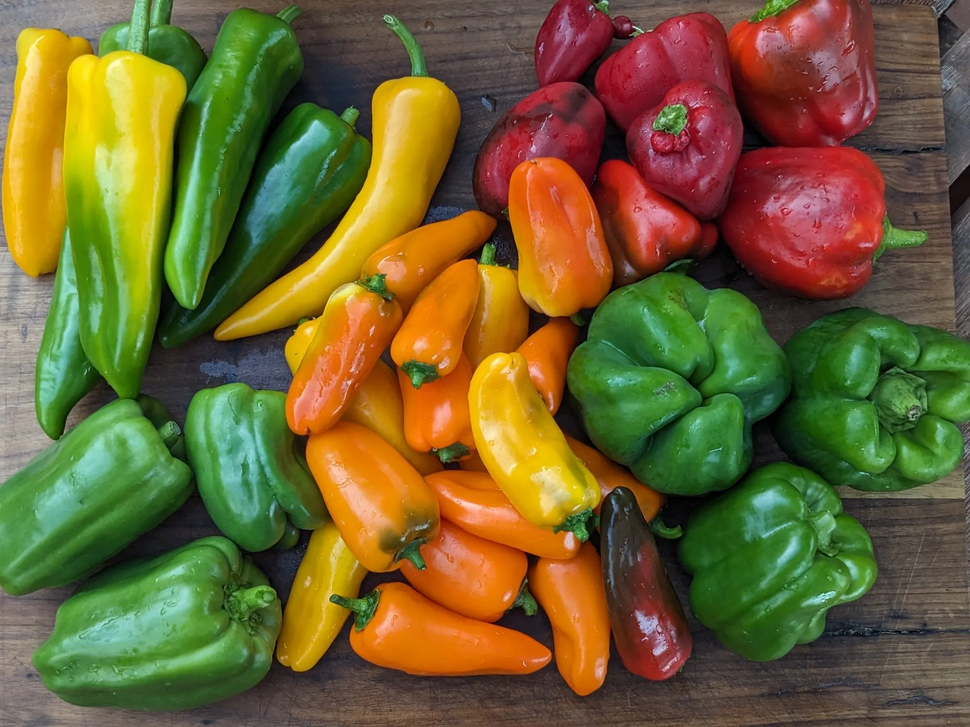
#> input picture minggu 5/peppers.png, 970 x 727 px, shrunk from 2000 x 1500 before the run
$ python 'Tugas minggu 5.py'
#> lines starting #> are read from the running program, lines starting #| are printed output that depends on the picture
import cv2
import numpy as np
import matplotlib.pyplot as plt
import time
from skimage.metrics import structural_similarity as ssim

print("Dibuat oleh Rangga Dharma Putra")
print("NIM 24343045")

def calculate_metrics(original, filtered):
    mse = np.mean((original.astype(float) - filtered.astype(float)) ** 2)

    if mse == 0:
        psnr = float('inf')
    else:
        psnr = 10 * np.log10((255 ** 2) / mse)

    ssim_value = ssim(original, filtered)

    return mse, psnr, ssim_value


def add_gaussian_noise(image):
    noise = np.random.normal(0, 25, image.shape)
    noisy = image + noise
    return np.clip(noisy, 0, 255).astype(np.uint8)


def add_salt_pepper_noise(image):
    noisy = image.copy()
    prob = 0.02
    salt = np.random.rand(*image.shape) < prob
    noisy[salt] = 255
    pepper = np.random.rand(*image.shape) < prob
    noisy[pepper] = 0
    return noisy


def add_speckle_noise(image):
    noise = np.random.randn(*image.shape)
    noisy = image + image * noise * 0.2
    return np.clip(noisy, 0, 255).astype(np.uint8)


img = cv2.imread("peppers.png", cv2.IMREAD_GRAYSCALE)
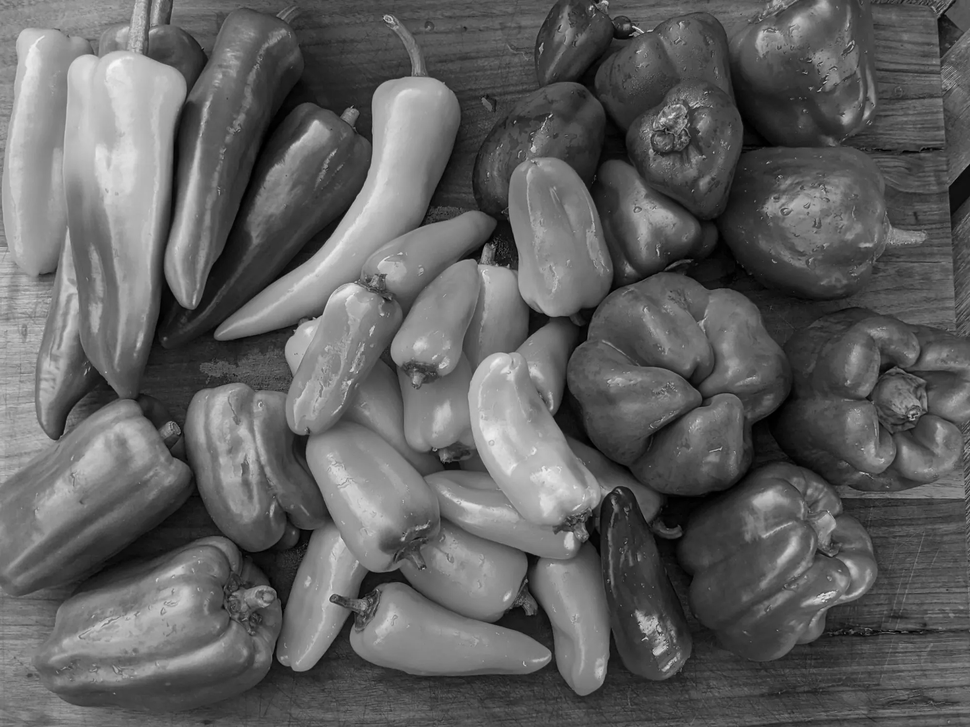
#> img: shape (727, 970); min 0, max 246, mean 96.1

if img is None:
    print("Image tidak ditemukan")
    exit()

gaussian_noise = add_gaussian_noise(img)
#> in add_gaussian_noise, `noisy = image + noise`:
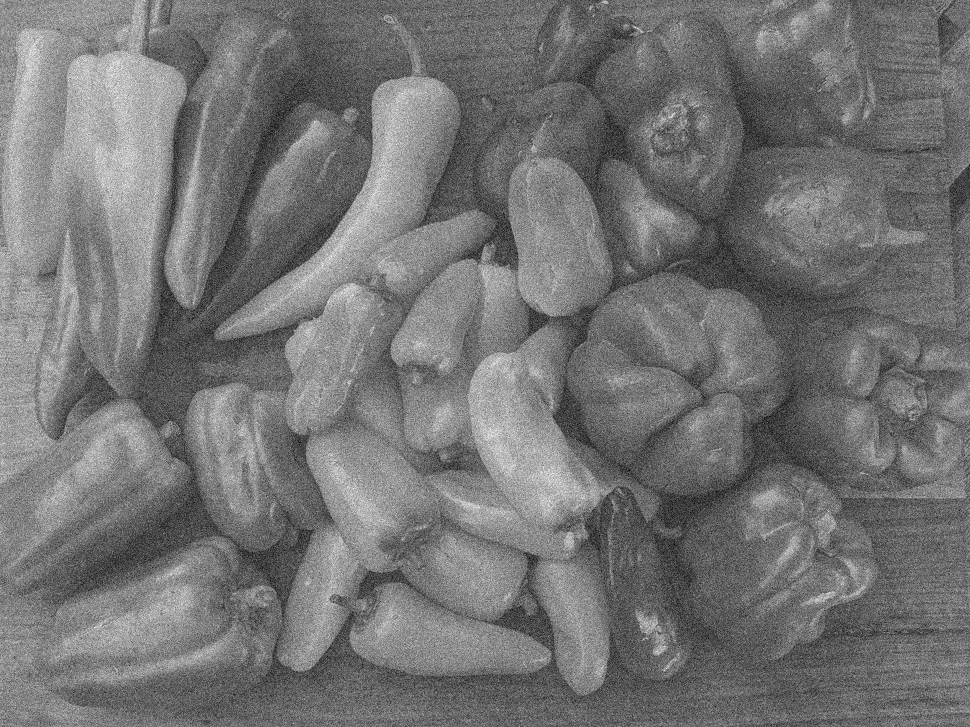
#> noisy: shape (727, 970) float64; min -87.61, max 314.4, mean 96.1; drawn with min black and max white
sp_noise = add_salt_pepper_noise(img)
#> in add_salt_pepper_noise, `noisy[pepper] = 0`:
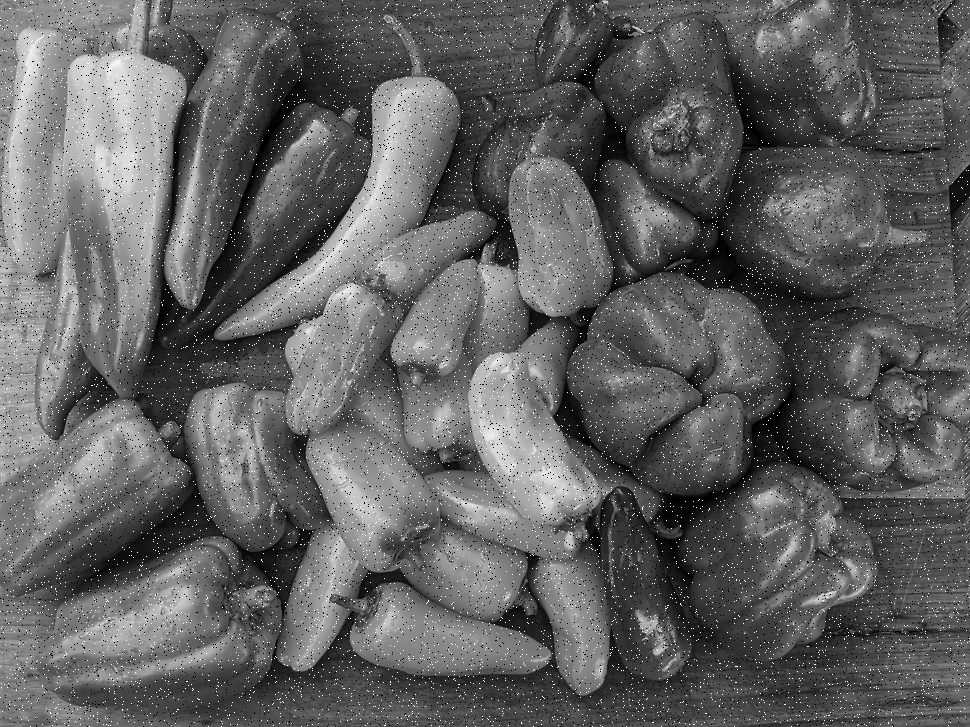
#> noisy: shape (727, 970); min 0, max 255, mean 97.2
speckle_noise = add_speckle_noise(img)
#> in add_speckle_noise, `noisy = image + image * noise * 0.2`:
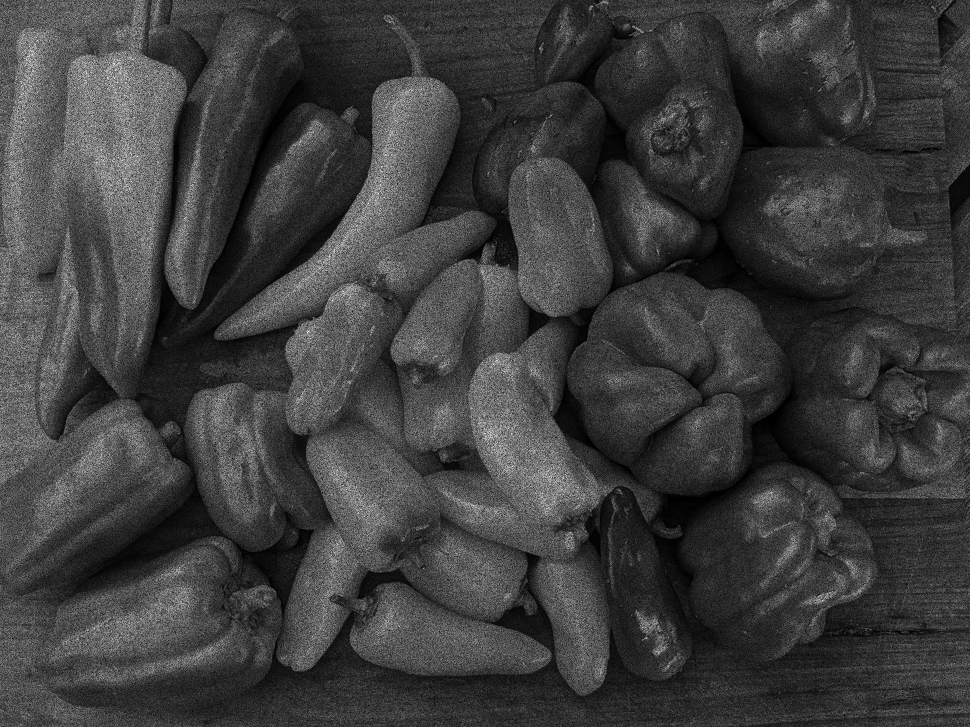
#> noisy: shape (727, 970) float64; min -0.515, max 396.1, mean 96.1; drawn with min black and max white

noise_images = {
    "Gaussian Noise": gaussian_noise,
    "Salt Pepper": sp_noise,
    "Speckle": speckle_noise
}

filters = {
    "Mean 3x3": lambda x: cv2.blur(x, (3,3)),
    "Mean 5x5": lambda x: cv2.blur(x, (5,5)),
    "Gaussian sigma1": lambda x: cv2.GaussianBlur(x, (5,5), 1),
    "Gaussian sigma2": lambda x: cv2.GaussianBlur(x, (5,5), 2),
    "Median 3x3": lambda x: cv2.medianBlur(x, 3),
    "Median 5x5": lambda x: cv2.medianBlur(x, 5),
    "Max Filter": lambda x: cv2.dilate(x, np.ones((3,3),np.uint8))
}

results = []

for noise_name, noisy_img in noise_images.items():
    for filter_name, filter_func in filters.items():
        start = time.time()
        filtered = filter_func(noisy_img)
        end = time.time()

        mse, psnr, ssim_val = calculate_metrics(img, filtered)

        results.append([
            noise_name,
            filter_name,
            mse,
            psnr,
            ssim_val,
            end-start
        ])
#> this loop made 3 passes
#> noise_name on passes 1 to 3: 'Gaussian Noise', 'Salt Pepper', 'Speckle'
#> after the loop, results = 21 items

print("\nHASIL EVALUASI FILTER\n")

print("{:<15} {:<20} {:<10} {:<10} {:<10} {:<10}".format(
    "Noise","Filter","MSE","PSNR","SSIM","Time"
))

print("-"*80)

for r in results:
    print("{:<15} {:<20} {:<10.2f} {:<10.2f} {:<10.3f} {:<10.4f}".format(
        r[0],r[1],r[2],r[3],r[4],r[5]
    ))
#> this loop made 21 passes
#> r on passes 6, 8, 9, 12, 13, 15, 16, 17, 19, 20, 21: ['Gaussian Noise', 'Median 5x5', 85.78, 28.8, 0.711, 0.0024], ['Salt Pepper', 'Mean 3x3', 112.1, 27.63, 0.67, 0.000362], ['Salt Pepper', 'Mean 5x5', 87.6, 28.71, 0.734, 0.000393], ['Salt Pepper', 'Median 3x3', 16.79, 35.88, 0.948, 0.000266], ['Salt Pepper', 'Median 5x5', 36.99, 32.45, 0.881, 0.00151], ['Speckle', 'Mean 3x3', 72.33, 29.54, 0.758, 0.000481], ['Speckle', 'Mean 5x5', 69.14, 29.73, 0.782, 0.000406], ['Speckle', 'Gaussian sigma1', 60.58, 30.31, 0.793, 0.00074], ['Speckle', 'Median 3x3', 98.35, 28.2, 0.705, 0.000292], ['Speckle', 'Median 5x5', 74.3, 29.42, 0.76, 0.00152], ['Speckle', 'Max Filter', 1304.4, 16.98, 0.551, 0.000471]
#| Gaussian Noise  Mean 3x3             90.59      28.56      0.682      0.0005
#| Gaussian Noise  Mean 5x5             76.59      29.29      0.752      0.0004
#| Gaussian Noise  Gaussian sigma1      74.57      29.40      0.731      0.0008
#| Gaussian Noise  Gaussian sigma2      69.79      29.69      0.770      0.0008
#| Gaussian Noise  Median 3x3           126.42     27.11      0.604      0.0004
#| Gaussian Noise  Median 5x5           85.78      28.80      0.711      0.0024
#| Gaussian Noise  Max Filter           1744.93    15.71      0.412      0.0004
#| Salt Pepper     Mean 3x3             112.12     27.63      0.670      0.0004
#> (further printed lines are left out)

fig, axes = plt.subplots(3,4, figsize=(12,8))

axes = axes.ravel()

axes[0].imshow(img, cmap='gray')
axes[0].set_title("Original")

axes[1].imshow(gaussian_noise, cmap='gray')
axes[1].set_title("Gaussian Noise")

axes[2].imshow(sp_noise, cmap='gray')
axes[2].set_title("Salt Pepper")

axes[3].imshow(speckle_noise, cmap='gray')
axes[3].set_title("Speckle Noise")

axes[4].imshow(cv2.blur(gaussian_noise,(5,5)), cmap='gray')
axes[4].set_title("Mean Filter")

axes[5].imshow(cv2.GaussianBlur(gaussian_noise,(5,5),1), cmap='gray')
axes[5].set_title("Gaussian Filter")

axes[6].imshow(cv2.medianBlur(sp_noise,5), cmap='gray')
axes[6].set_title("Median Filter")

axes[7].imshow(cv2.dilate(speckle_noise,np.ones((3,3),np.uint8)), cmap='gray')
axes[7].set_title("Max Filter")

for ax in axes:
    ax.axis("off")

plt.tight_layout()
plt.show()
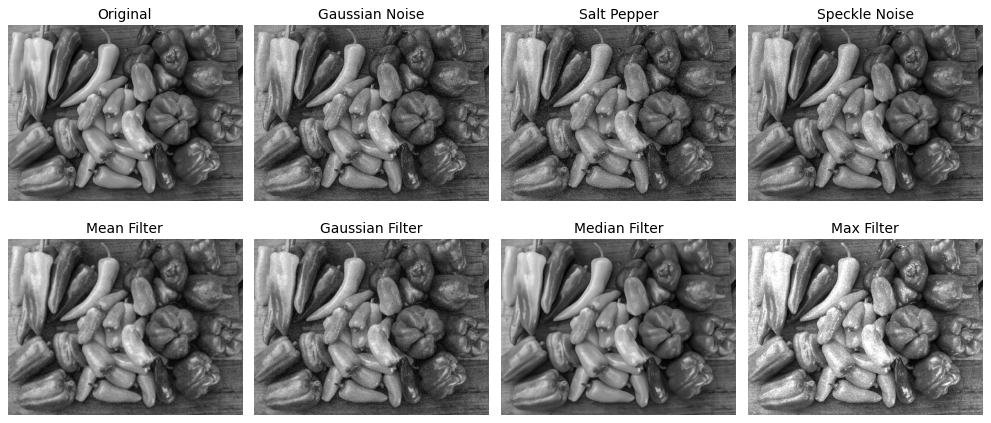
#> figure drawn by matplotlib, 8 panels
